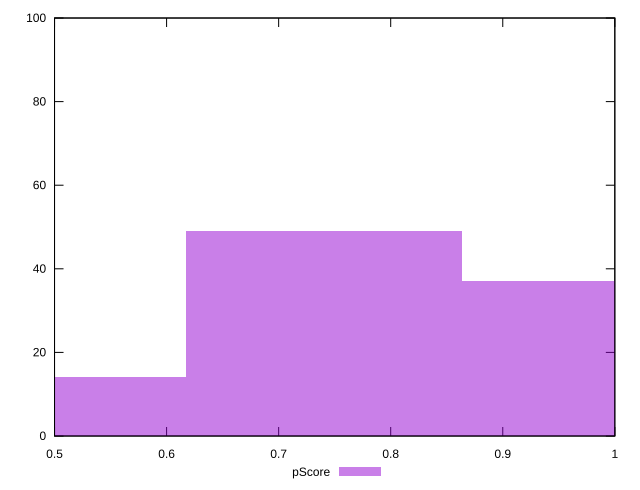

The script that saved this image:
reset

$pScore <<EOF
0.9871535830952332 37
0.7403651873214249 49
0.4935767915476166 14
EOF

set key outside below
set boxwidth 0.2467883957738083
set xrange [0.5:1]
set yrange [0:100]
set trange [0:100]
set style fill transparent solid 0.5 noborder
set terminal svg size 640, 490 enhanced background rgb 'white'
set output "reprap/unused-css-rules/samples/pages/pScore/histogram.svg"

plot $pScore title "pScore" with boxes

reset
